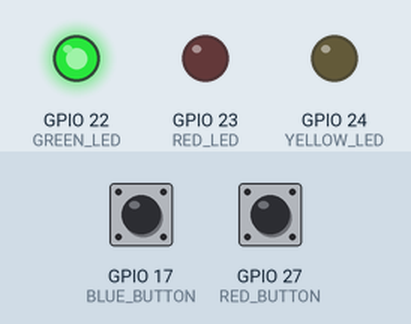
Simulated run of this program. Board: Raspberry Pi (BCM pin numbers). Shown: output pins drawn as LEDs (lit = HIGH). The inputs (shaded band) are chosen by the test bench; at power-on: GPIO 17 (BLUE_BUTTON) LOW, GPIO 27 (RED_BUTTON) LOW.

Above: at 0.1 s.
At 1.8 s:
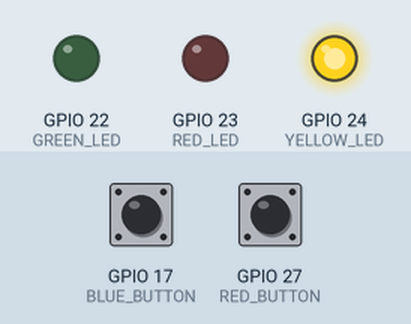
At 2.5 s:
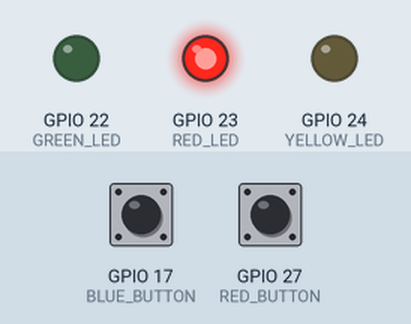
At 3.7 s:
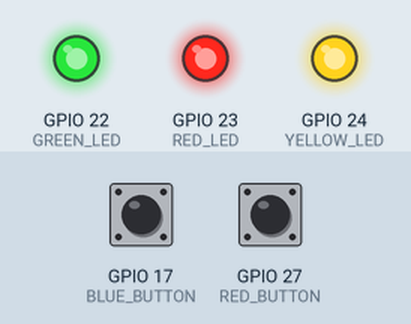
At 5.7 s:
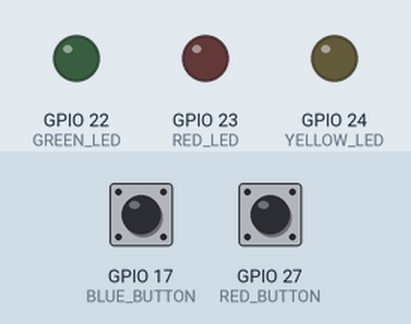
Timing chart, 0 to 7.2 s (numbered marks = the images above):
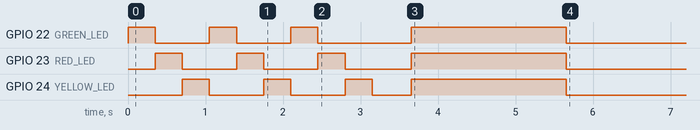

The program:

flash_test.py
```python
import RPi.GPIO as GPIO
import time
import subprocess

GREEN_LED  = 22;
RED_LED    = 23;
YELLOW_LED = 24;

BLUE_BUTTON = 17;
RED_BUTTON  = 27;

erase_success_str = b'Erasing done.'
flash_success_str = b'Flash download:'
disconnected_str  = b'Cannot connect to target.'

# Functions for LED status indicators
def flash_green_led():
    GPIO.output(GREEN_LED,  GPIO.HIGH)
    GPIO.output(YELLOW_LED, GPIO.LOW)
    GPIO.output(RED_LED,    GPIO.LOW)

def flash_red_led():
    GPIO.output(GREEN_LED,  GPIO.LOW)
    GPIO.output(YELLOW_LED, GPIO.LOW)
    GPIO.output(RED_LED,    GPIO.HIGH)

def flash_yellow_led():
    GPIO.output(GREEN_LED,  GPIO.LOW)
    GPIO.output(YELLOW_LED, GPIO.HIGH)
    GPIO.output(RED_LED,    GPIO.LOW)

def flash_all_leds():
    GPIO.output(GREEN_LED,  GPIO.HIGH)
    GPIO.output(YELLOW_LED, GPIO.HIGH)
    GPIO.output(RED_LED,    GPIO.HIGH)

def turn_all_leds_off():
    GPIO.output(GREEN_LED,  GPIO.LOW)
    GPIO.output(YELLOW_LED, GPIO.LOW)
    GPIO.output(RED_LED,    GPIO.LOW)

def program_ready_sequence():
    for i in range(3):
        flash_green_led()
        time.sleep(0.35)
        flash_red_led()
        time.sleep(0.35)
        flash_yellow_led()
        time.sleep(0.35)
    turn_all_leds_off()
    time.sleep(0.5)
    flash_all_leds()
    time.sleep(2)
    turn_all_leds_off()

# Check text for success messages
def check_success(jlink_output, success_string):
    if success_string in jlink_output:
        return 1
    elif disconnected_str in jlink_output:
        return 0
    else:
        return -1

# Flash lights according to flash or erase results
def update_status_leds(val):
    if val == 1:
        flash_green_led()
        time.sleep(5)
        turn_all_leds_off()
    elif val == 0:
        flash_yellow_led()
        time.sleep(5)
        turn_all_leds_off()
    else:
        flash_red_led()
        time.sleep(5)
        turn_all_leds_off()

# Flash the hex file onto the nRF device
def blue_button_callback(channel):
    flash_hex = subprocess.run(["/home/ubuntu/JLink/./JLinkExe", "-device", "nRF52", \
                                "-CommandFile", "/home/ubuntu/flash_nrf/flash_commandfile.jlink"], \
                                stdout=subprocess.PIPE, universal_newlines=False)
    result = check_success(flash_hex.stdout, flash_success_str)
    update_status_leds(result)

# Erase all memory on the nRF device
def red_button_callback(channel):
    flash_hex = subprocess.run(["/home/ubuntu/JLink/./JLinkExe", "-device", "nRF52", \
                                "-CommandFile", "/home/ubuntu/flash_nrf/erase_commandfile.jlink"], \
                                stdout=subprocess.PIPE, universal_newlines=False)
    result = check_success(flash_hex.stdout, erase_success_str)
    update_status_leds(result)

GPIO.setwarnings(False)
GPIO.setmode(GPIO.BCM)

# Blue button is gpio 17, Red button is gpio 27
GPIO.setup(BLUE_BUTTON, GPIO.IN, pull_up_down=GPIO.PUD_DOWN)
GPIO.setup(RED_BUTTON, GPIO.IN, pull_up_down=GPIO.PUD_DOWN)
GPIO.add_event_detect(BLUE_BUTTON, GPIO.FALLING, callback=blue_button_callback, bouncetime=500)
GPIO.add_event_detect(RED_BUTTON, GPIO.FALLING, callback=red_button_callback, bouncetime=500)

# Green led is gpio 22, red led is gpio 23
GPIO.setup(GREEN_LED, GPIO.OUT)
GPIO.setup(RED_LED, GPIO.OUT)
GPIO.setup(YELLOW_LED, GPIO.OUT)
turn_all_leds_off()
program_ready_sequence()

try:
    while True:
        pass
except KeyboardInterrupt:
    GPIO.cleanup()
```
